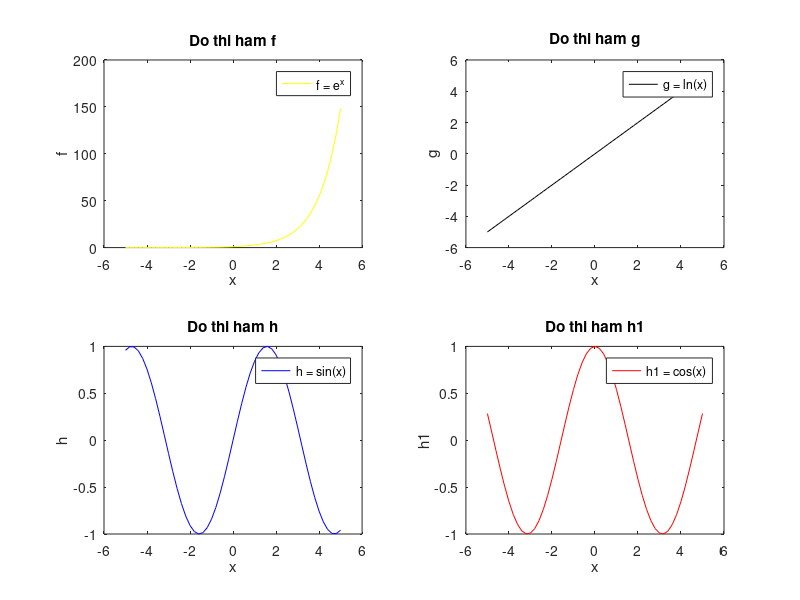

Source code (MATLAB):
%bai 6c
clc
clear all
close all

x=-5:0.2:5;
f=exp(x);
subplot(2,2,1)
plot(x,f,'y')
xlabel('x')
ylabel('f')
legend('f = e^x')
title('Do thi ham f')

subplot(2,2,2)
g=log(exp(x));
plot(x,g,'k')
xlabel('x')
ylabel('g')
legend('g = ln(x)')
title('Do thi ham g')

subplot(2,2,3)
h=sin(x);
plot(x,h,'b');
xlabel('x')
ylabel('h')
legend('h = sin(x)')
title('Do thi ham h')


subplot(2,2,4)
h1=cos(x);
plot(x,h1,'-r')
xlabel('x')
ylabel('h1')
legend('h1 = cos(x)')
title('Do thi ham h1')